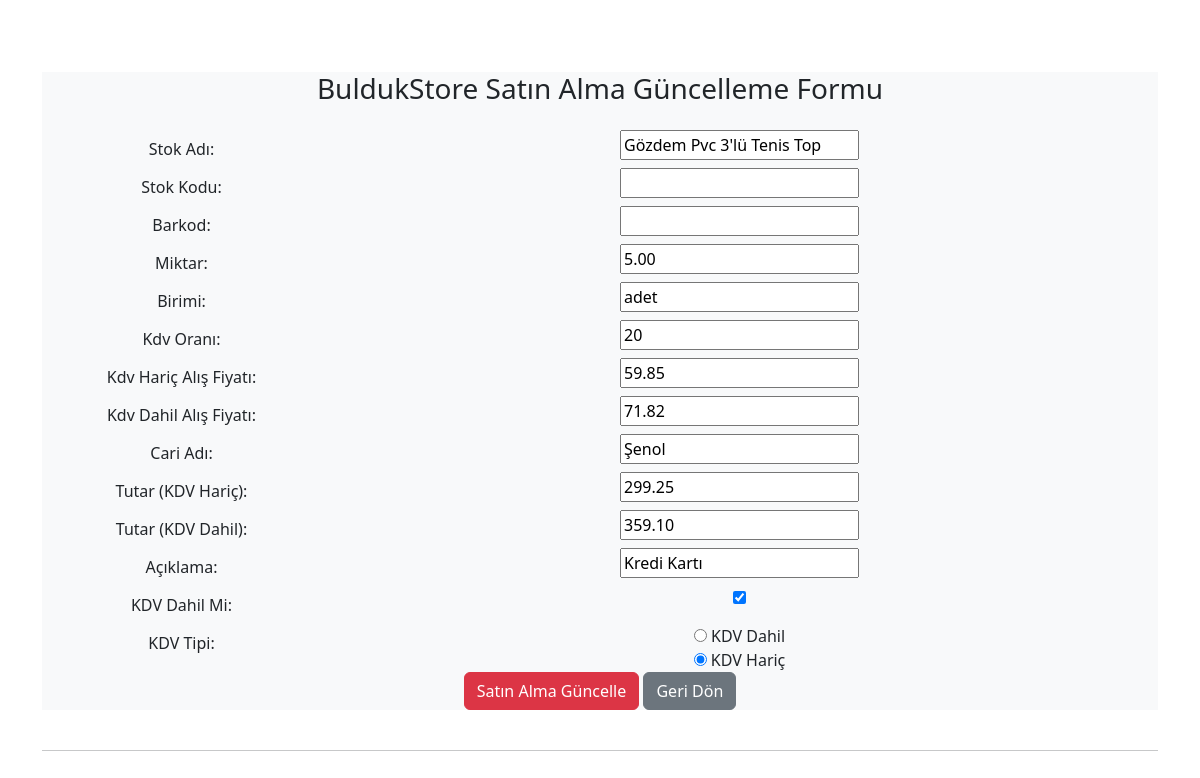
The app's page /satinalma/alisekle//update/78/ (signed in) with its own data.
### satinalma/models.py (models this page shows, shortened)
class SatinAlma(models.Model):
    stok_adi = models.CharField(max_length=255, verbose_name="Stok Adı")
    stok_kodu = models.CharField(max_length=50, unique=True, null=True, blank=True, verbose_name="Stok Kodu")
    barkod = models.CharField(max_length=50, unique=True, null=True, blank=True, verbose_name="Barkod")
    miktar = models.DecimalField(max_digits=10, decimal_places=2, verbose_name="Miktar")
    birimi = models.CharField(max_length=255, default="adet", verbose_name="Birimi")
    kdv_orani = models.CharField(max_length=20, default="20", verbose_name="Kdv Oranı")
    kdvhalis_fiyati = models.DecimalField(max_digits=10, decimal_places=2, blank=True, null=True, verbose_name="Kdv Hariç Alış Fiyatı")
    kdvdalis_fiyati = models.DecimalField(max_digits=10, decimal_places=2, blank=True, null=True, verbose_name="Kdv Dahil Alış Fiyatı")
    cari_adi = models.CharField(max_length=255, verbose_name="Cari Adı")
    tutari_kdvharic = models.DecimalField(max_digits=15, decimal_places=2, blank=True, null=True, verbose_name="Tutar (KDV Hariç)")
    tutari_kdvdahil = models.DecimalField(max_digits=15, decimal_places=2, blank=True, null=True, verbose_name="Tutar (KDV Dahil)")
    aciklama = models.CharField(max_length=2550, verbose_name="Açıklama", default="Nakit Ödeme")
    created_date = models.DateTimeField(auto_now_add=True, verbose_name="Oluşturulma Tarihi")
    class Meta:
        verbose_name = "Satın Alma"
        verbose_name_plural = "Satın Alma"
    kdv_dahil = models.BooleanField(default=True, verbose_name="KDV Dahil Mi")

### onmuhasebe/views.py (the view)
# urls.py: path('satinalma/alisekle//update/<int:id>/', updateAlisEkle, name='update_alislar'),
def updateAlisEkle(request, id):
    alis = get_object_or_404(SatinAlma, id=id)
    form = SatinAlmaForm(request.POST or None, request.FILES or None, instance=alis)
    if form.is_valid():
        form.save()
        messages.success(request, "Satın Alma Başarıyla Güncellendi")
        return redirect("dashboard")
    return render(request, 'updateAlis.html', {"form": form})

### satinalma/forms.py
class SatinAlmaForm(forms.ModelForm):
    class Meta:
        model = SatinAlma
        fields = '__all__'
    kdv_tipi = forms.ChoiceField(
        choices=[('kdv_dahil', 'KDV Dahil'), ('kdv_haric', 'KDV Hariç')],
        widget=forms.RadioSelect,
        initial='kdv_haric',
        label='KDV Tipi'
    )

### templates/updateAlis.html (shortened to what this page needs)
{% extends "layout.html" %}
{% block body %}
{% if user.is_authenticated %}
<br><br><br>
<div class="jumbotron bg-light text-center">
    <h3 class="mb-4">BuldukStore Satın Alma Güncelleme Formu</h3>
    <div class="container">
        <form method="post" class="form-horizontal">
            {% for field in form %}
                <div class="form-group row">
                    <label class="col-sm-3 col-form-label">{{ field.label_tag }}</label>
                    <div class="col-sm-9">
                        {{ field }}
                    </div>
                </div>
            {% endfor %}
            <div class="form-group row justify-content-center">
                <div class="col-sm-6">
                    <button type="submit" class="btn btn-danger btn-block">Satın Alma Güncelle</button>
                    <a href="{% url 'dashboard' %}" class="btn btn-secondary btn-block">Geri Dön</a>
                </div>
            </div>
        </form>
    </div>
</div>
<br>
<hr>
{% else %}
    <script>window.location.href = "{% url 'index' %}";</script>
{% endif %}
{% endblock body %}

### records on screen
SatinAlma: form "Gözdem Pvc 3'lü Tenis Top" "5.00" "adet" "20" "59.85" "71.82" "Şenol" "299.25" "359.10" "Kredi Kartı" "☑"

### other values on screen
{{ field.label_tag }} "Stok Adı:" "Stok Kodu:" "Barkod:" "Miktar:" "Birimi:" "Kdv Oranı:" "Kdv Hariç Alış Fiyatı:" "Kdv Dahil Alış Fiyatı:" "Cari Adı:" "Tutar (KDV Hariç):" "Tutar (KDV Dahil):" "Açıklama:" "KDV Dahil Mi:" "KDV Tipi:"
